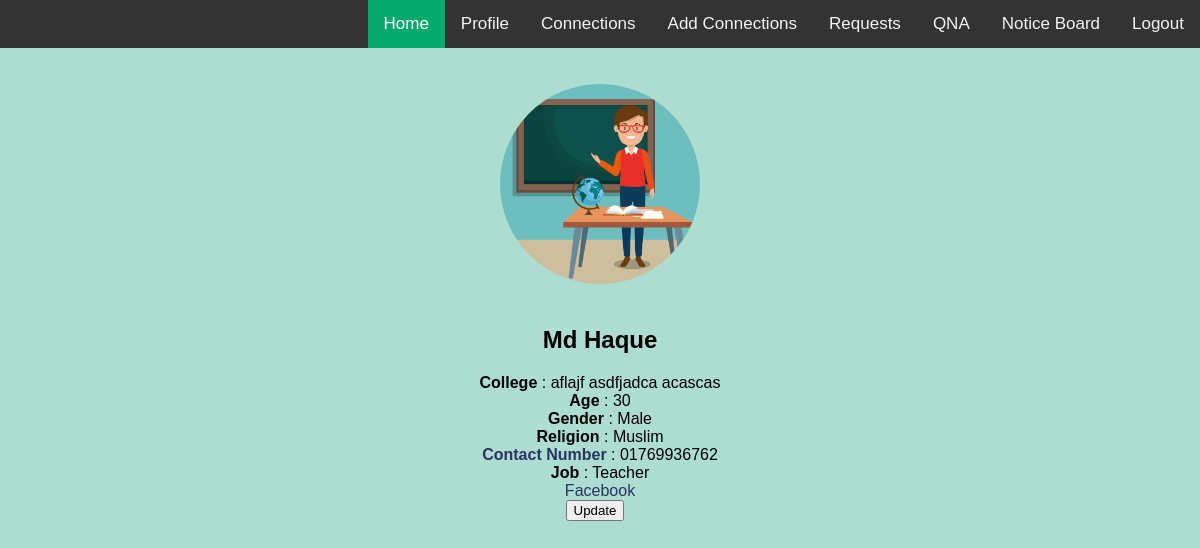
The page /teacher/ehshan (signed in) on the database its author committed.
### models/teachers.py (models this page shows, shortened)
class Teachers(db.Model):
    id = db.Column(db.Integer, primary_key=True)
    firstname = db.Column(db.String)
    lastname = db.Column(db.String)
    college = db.Column(db.String)
    age = db.Column(db.Integer)
    gender = db.Column(db.String)
    religion = db.Column(db.String)
    contact_number = db.Column(db.String)
    email = db.Column(db.String)
    fb_url = db.Column(db.String)
    job = db.Column(db.String)
    image_path = db.Column(db.String)
    username = db.Column(db.String, unique=True)
    student_usernames = db.Column(db.PickleType)
    @staticmethod
    def find_by_username(username, job):
        result = Teachers.query.with_entities(Teachers.firstname, Teachers.lastname, Teachers.college, Teachers.age,
                                              Teachers.gender, Teachers.religion, Teachers.contact_number,
                                              Teachers.fb_url, Teachers.job, Teachers.image_path,
                                              Teachers.username) \
            .filter_by(username=username, job=job.capitalize()).first()
        if result:
            return list(result)  # returning all information of a student in list
        else:
            return None

### resources/people.py (the view)
class Profile(Resource):
    @login_required
    def get(self, username, job):
        if current_user.job.lower() == "teacher" or username == current_user.username and job.lower() == 'student':
            person = Students.find_by_username(username, job) or Teachers.find_by_username(username, job)
            if person:
                data = {" ".join([person[x] for x in range(0, 2)]): [person[x] for x in range(2, len(person))]}
                return make_response(render_template("profile.html", data=data))
        elif current_user.job.lower() == "admin":
            person = Teachers.find_by_username(username, job)
            if person:
                data = {" ".join([person[x] for x in range(0, 2)]): [person[x] for x in range(2, len(person))]}
                return make_response(render_template("profile.html", data=data))
        else:
            flash("Please try again.")
            return make_response(render_template("message.html"))

### app.py (called while the page is built)
@login_manager.user_loader
def user_loader(user_id):
    return Users.query.get(int(user_id))

### models/students.py (called while the page is built)
    @staticmethod
    def find_by_username(username, job):
        result = Students.query.with_entities(Students.firstname, Students.lastname, Students.college, Students.age,
                                              Students.gender, Students.religion, Students.contact_number,
                                              Students.fb_url, Students.job, Students.image_path,
                                              Students.username) \
            .filter_by(username=username, job=job.capitalize()).first()
        if result:
            return list(result)  # returning all information of a student in list
        else:
            return None

### templates/profile.html (shortened to what this page needs)
{% extends "base.html" %}
{% block content %}
<head>
    <link rel="stylesheet" type="text/css" href="{{ url_for('static',filename='styles/profile.css') }}">
</head>
<body align="center" bgcolor="ADDDD0">
    {% for key, value in data.items() %}
    <br><br>
    <div class="img"> <img src="{{url_for('home')}}{{value[7]}}" alt="picture" height="200px" width="200px" style="border-radius:50%;"> </div> <br>
        <h2> {{key}} </h2>
    <b> College </b>: {{value[0]}} <br>
    <b> Age </b>: {{value[1]}} <br>
    <b> Gender </b>: {{value[2]}} <br>
    <b> Religion </b>: {{value[3]}} <br>
    <b><a class="link" href="tel:{{value[4]}}" > Contact Number </a></b>: {{value[4]}} <br>
    <b> Job </b>: {{value[6]}} <br>
        <a class="link" href="{{value[5]}}" target="_blank"> Facebook </a> <br>
   <form action="{{ url_for('receiveinfo', job=current_user.job.lower()) }}" method="POST">
            <input type="submit" style="margin-right: 10px" name="work" value="Update">
       </form>
    {%endfor%}
</body>
{% endblock %}

### static/styles/home.css (style rules this page uses)
body { margin: 0; font-family: Arial, Helvetica, sans-serif; }
.link { color: #293462; background-color: transparent; text-decoration: none; }

### static/styles/profile.css (style rules this page uses)
body { margin: 0; font-family: Arial, Helvetica, sans-serif; }
.link { color: #293462; background-color: transparent; text-decoration: none; }

### rows shown on the page
Teachers: college "aflajf asdfjadca acascas", gender "Male", religion "Muslim", contact_number "01769936762", job "Teacher"

### other values the page prints
{{ key }} "Md Haque"
{{ value[1] }} "30"
